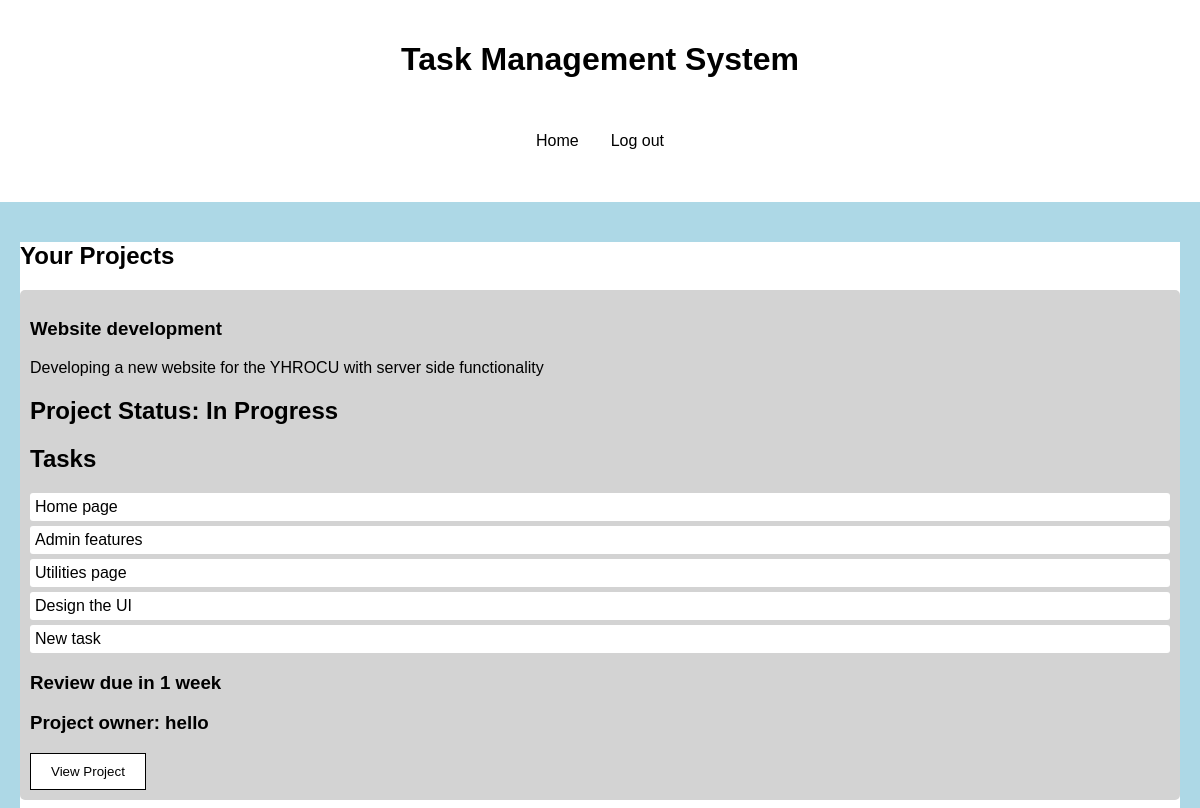
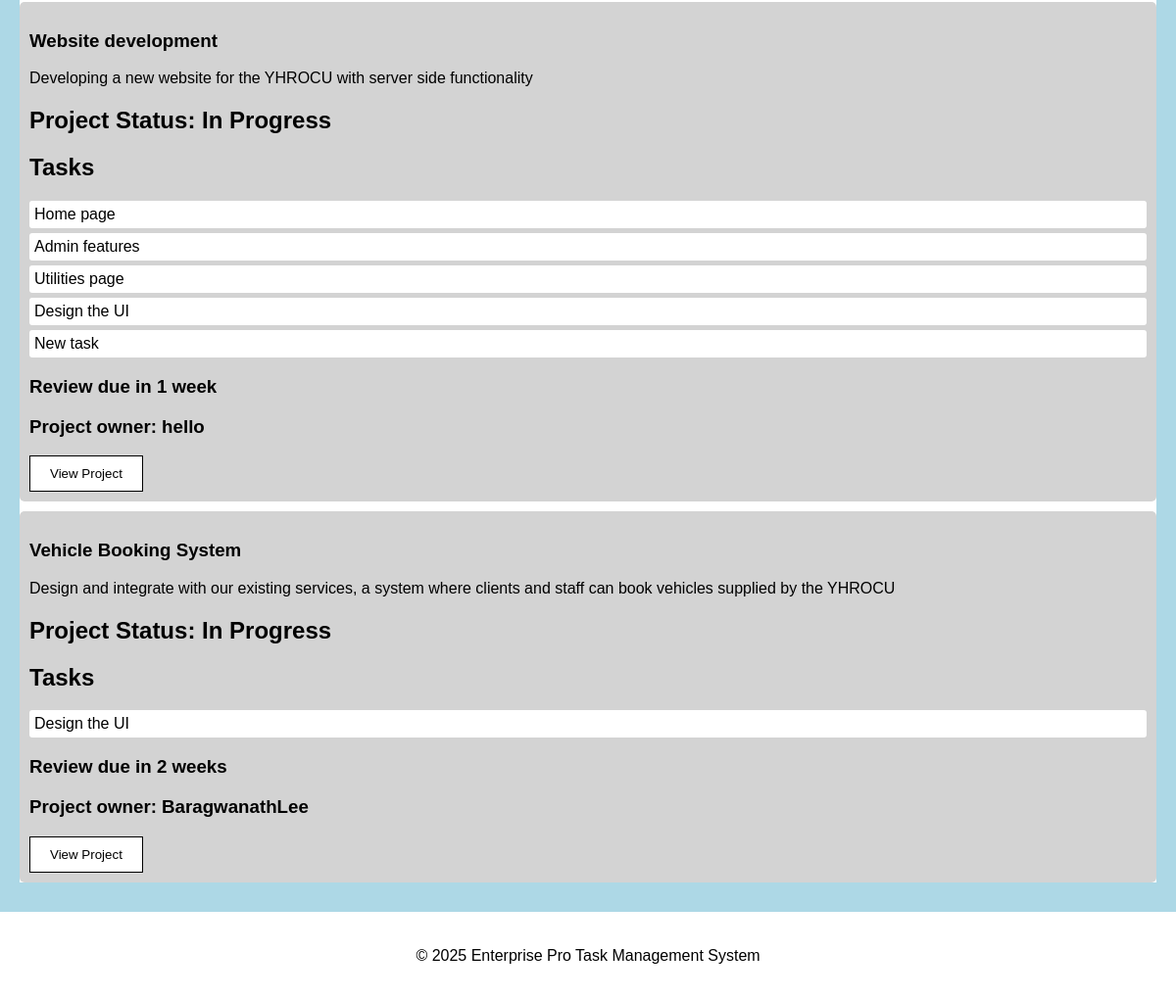
/ (signed in), run on the app's committed database (2 pictures, top to bottom).
### tables this page shows
CREATE TABLE projects (
            project_id INTEGER PRIMARY KEY AUTOINCREMENT,
            project_title TEXT NOT NULL,
            project_details TEXT NOT NULL,
            project_status TEXT NOT NULL DEFAULT 'In Progress',
            project_review TEXT,
            project_owner TEXT NOT NULL,
            FOREIGN KEY (project_owner) REFERENCES users (username)
        );

CREATE TABLE tasks (
            task_id INTEGER PRIMARY KEY AUTOINCREMENT,
            task_title TEXT NOT NULL,
            task_details TEXT NOT NULL,
            task_status TEXT NOT NULL DEFAULT 'New',
            task_assigned_date DATE NOT NULL,
            task_due_date DATE NOT NULL,
            project_id INTEGER NOT NULL,
            FOREIGN KEY (project_id) REFERENCES projects (project_id)
        );

### app.py (the view)
    def index(self):
        if not self.user_logged_in:
            return redirect(url_for('login'))
        elif self.user_role == "admin":
            return redirect(url_for('admin'))
        elif self.user_role == "supervisor":
            return redirect(url_for('supervisor'))
        projects = self.database.get_all_from_table("projects")
        tasks = self.database.get_all_from_table("tasks")
        users_in_projects = self.database.get_all_from_table("project_users")
        assigned_projects = []
        for project in projects:
            for project_user in users_in_projects:
                if project_user[1] == project[0] and project_user[3] == self.user_id:
                    project = [project[0], project[1], project[2], project[3], project[4], project[5]]
                    project.append([task[1] for task in tasks if task[6] == project[0]])
                    assigned_projects.append(project)
        return render_template('index.html', projects=assigned_projects)

### use_database.py (called while the page is built)
    def get_all_from_table(self, table_name):
        cursor = self.connection.cursor()
        cursor.execute(f"""
        SELECT * FROM {table_name}
        """)
        return cursor.fetchall()

### templates/index.html (shortened to what this page needs)
<!DOCTYPE html>
<html lang="en">
  <head>
    <link
      rel="stylesheet"
      href="{{ url_for('static', filename='styles.css') }}"
    />
  </head>
  <body>
    <header>
      <h1>Task Management System</h1>
      <div class="menuBar">
        <ul class="nav">
          <li class="nav" id="currentPage">
            <a class="nav" href="{{ url_for('index') }}">Home</a>
          </li>
          <li class="nav">
            <a class="nav" id="login-logout-btn" href="{{ url_for('login') }}"
              >Login</a
            >
          </li>
        </ul>
      </div>
    </header>
    <main>
      <section id="projects">
        <h1>Your Projects</h1>
        {% for project in projects %}
        <div class="project">
          <h3>{{ project[1] }}</h3>
          <p>{{ project[2] }}</p>
          <h2>Project Status: {{ project[3] }}</h2>
          <h2>Tasks</h2>
          <ul class="tasks">
             {% for task in project[6] %}
            <li>{{ task }}</li>
            {% endfor %}
          </ul>
          <h3>Review due in {{ project[4] }}</h3>
          <h3>Project owner: {{ project[5] }}</h3>
          <a href="{{ url_for('setProjectId', project_id=project[0]) }}"
            ><button>View Project</button></a
          >
        </div>
        {% endfor %}
      </section>
    </main>
    <footer>
      <p>&copy; 2025 Enterprise Pro Task Management System</p>
    </footer>
  </body>
</html>

### static/styles.css (style rules this page uses)
body { background-color: lightblue; color: black; font-family: Arial, sans-serif; margin: 0; padding: 0; }
header, footer { background-color: white; color: black; padding: 20px; text-align: center; }
section#projects { background-color: white; }
div.project { background-color: lightgray; padding: 10px; margin-bottom: 10px; border-radius: 5px; }
ul.tasks { list-style-type: none; padding: 0; }
ul.tasks li { background-color: white; margin: 5px 0; padding: 5px; border-radius: 3px; }
main { padding: 20px; background-color: lightblue; }
h1, h2, h3, h4, h5, h6 { color: black; }
a { color: black; text-decoration: none; }
button { background-color: white; color: black; border: 1px solid black; padding: 10px 20px; cursor: pointer; }
ul.nav { list-style-type: none; max-width: 100%; width: 100%; padding: 0; overflow: hidden; background-color: white; display: flex; justify-content: center; }
li a.nav { display: block; color: black; text-align: center; padding: 16px; text-decoration: none; }
div.menuBar { display: flex; justify-content: space-between; align-items: center; }

### data on the page
projects: project_title "Website development", project_details "Developing a new website for the YHROCU with server side functionality", project_status "In Progress", project_review "1 week", project_owner "hello"
tasks: task_title "Home page"
tasks: task_title "Admin features"
tasks: task_title "Utilities page"
tasks: task_title "Design the UI"
tasks: task_title "New task"
projects: project_title "Vehicle Booking System", project_details "Design and integrate with our existing services, a system where clients and staff can book vehicles supplied by the YHROCU", project_status "In Progress", project_review "2 weeks", project_owner "BaragwanathLee"
tasks: task_title "Design the UI"
